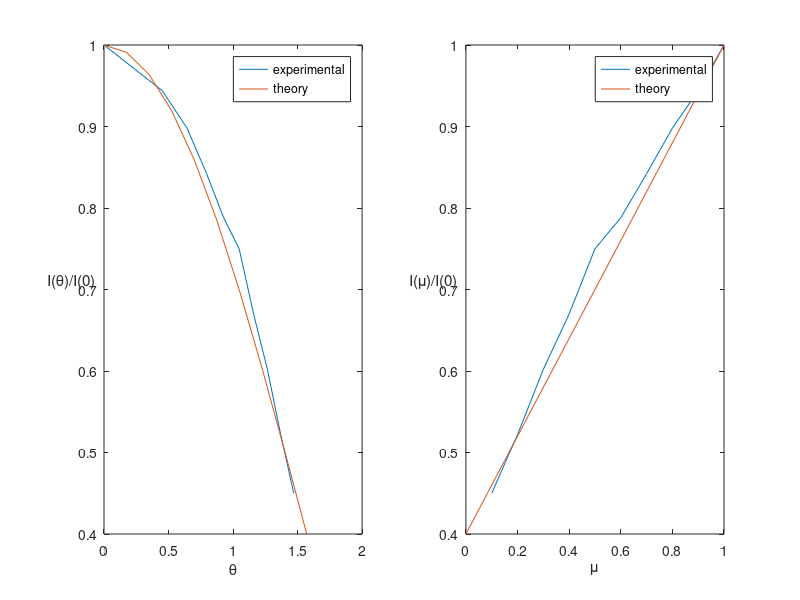

Source code (MATLAB):
close all
save = 1

% data from Christensen, 2015 
data = [ 0, 1, 
     .45103, .944; 
     .64350, .898; 
     .79540, .842; 
     .92730, .788;
     1.04720, .750; 
     1.15928, .670; 
     1.26610, .602; 
     1.36944, .522;  
     1.47063, 0.45]
 
figure()
subplot(1,2,1)
plot(data(:,1),data(:,2))
 
theta = linspace(0,pi/2,10)
I = 2/5+3/5*cos(theta)
hold on, plot(theta,I)
 
legend('experimental','theory')

xlabel('\theta')
ylabel('I(\theta)/I(0)','Rotation',0) 
 
 
subplot(1,2,2)
plot(cos(data(:,1)),data(:,2))

theta = linspace(0,pi/2,10)
I = 2/5+3/5*cos(theta)
hold on, plot(cos(theta),I)
 
legend('experimental','theory')
 
xlabel('\mu')
ylabel('I(\mu)/I(0)','Rotation',0) 

if save == 1
    saveas(gcf,'Eddington_limb_darkening.png')
end